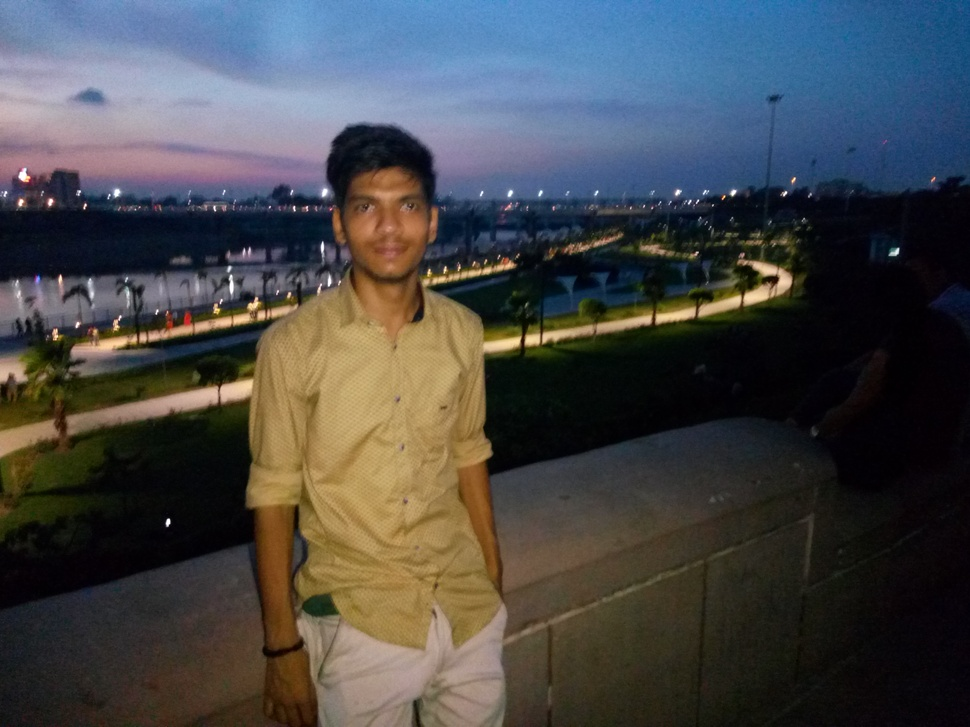
#> input picture f2.jpg, 970 x 727 px, shrunk from 4160 x 3120 before the run
$ python -i adjustingcontrast.py   (imports and definitions only)
#> lines starting #> are read from the running program, lines starting #| are printed output that depends on the picture
#> further down, picture is the input picture: shape (727, 970, 3); mean B, G, R 73.1, 71.8, 70.9
# -*- coding: utf-8 -*-
"""
Created on Mon Jun 17 10:49:03 2019

@author: Lenovo
"""

import cv2
import numpy
import functools
import operator

def adjustCONTRAST100(img):

    # CLAHE (Contrast Limited Adaptive Histogram Equalization)
    clahe = cv2.createCLAHE(clipLimit=100., tileGridSize=(8,8))

    lab = cv2.cvtColor(img, cv2.COLOR_BGR2LAB)  # convert from BGR to LAB color space
#> lab: shape (727, 970, 3); mean of channels 0, 1, 2 76.3, 130, 127.7
    l, a, b = cv2.split(lab)  # split on 3 different channels
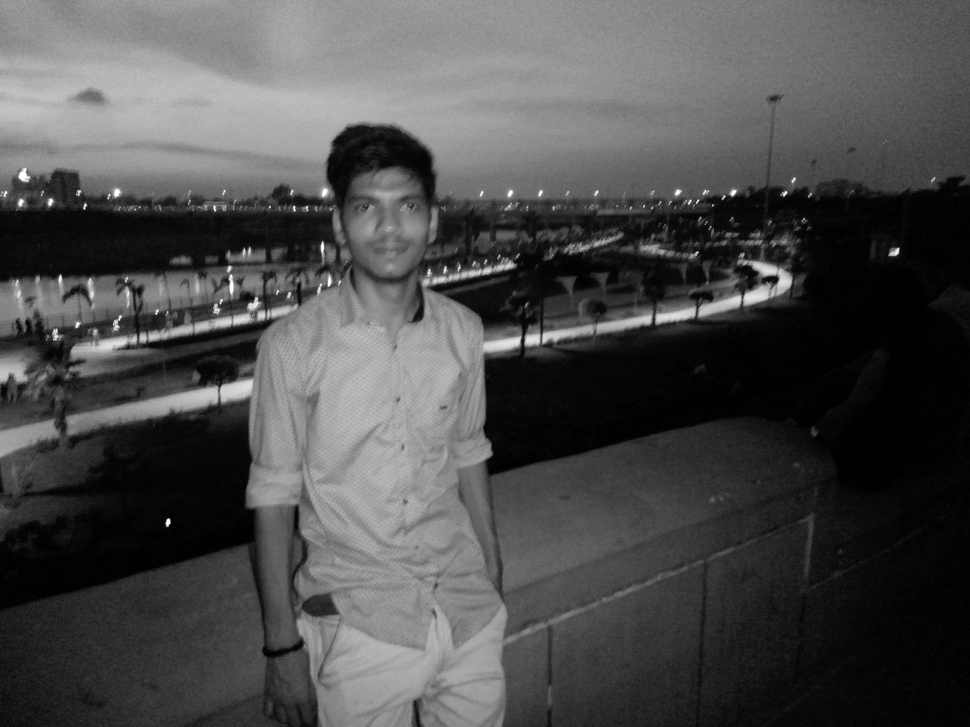
#> l: shape (727, 970); min 0, max 255, mean 76.3
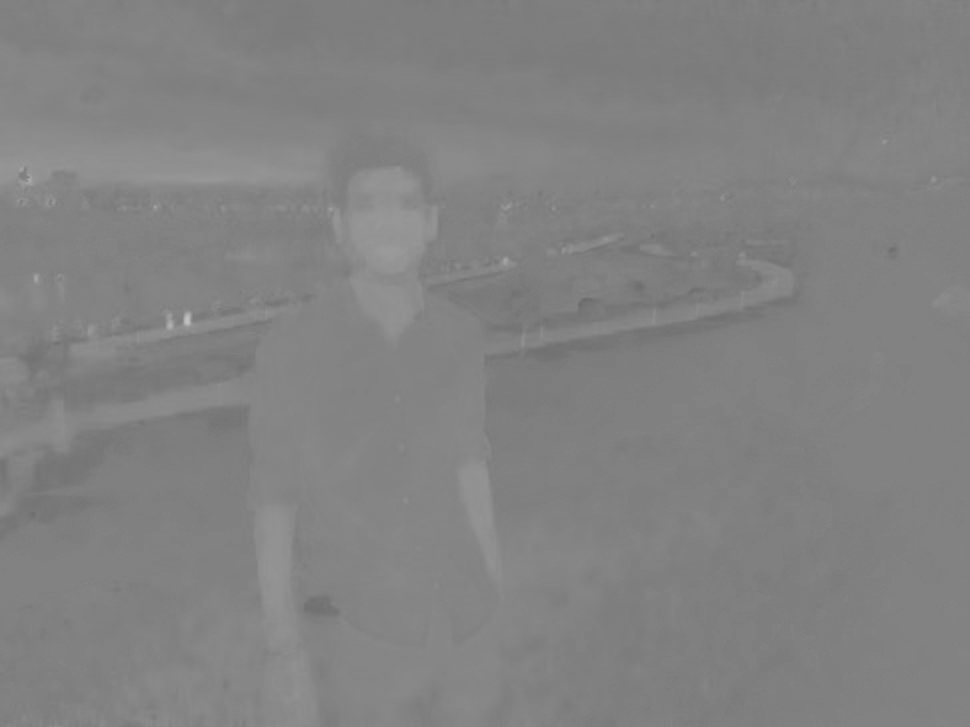
#> a: shape (727, 970); min 107, max 192, mean 130
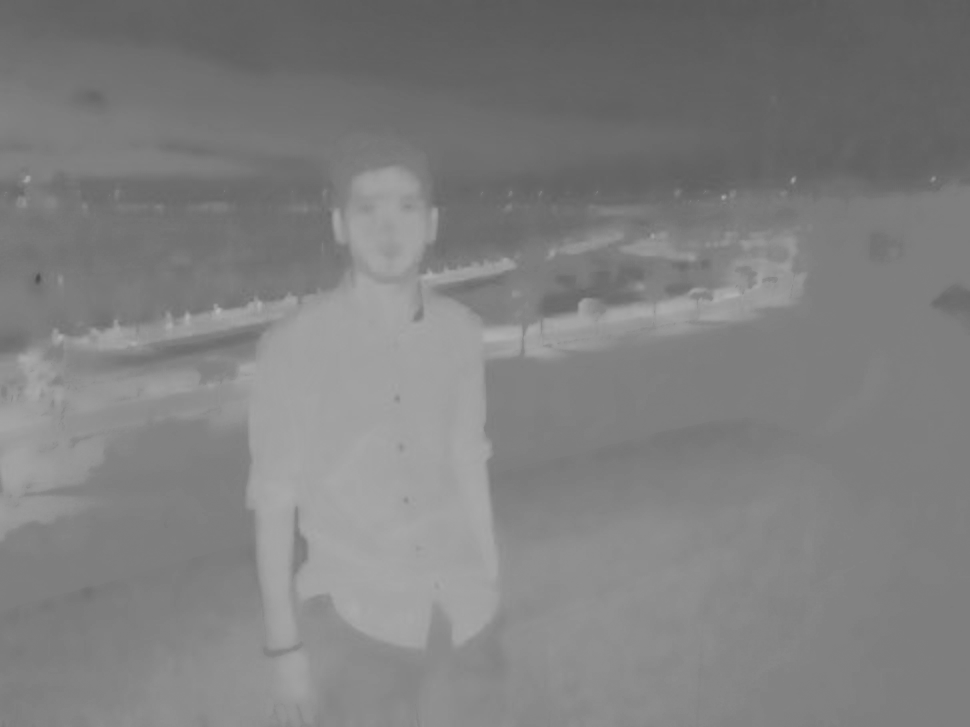
#> b: shape (727, 970); min 75, max 182, mean 127.7

    l2 = clahe.apply(l)  # apply CLAHE to the L-channel
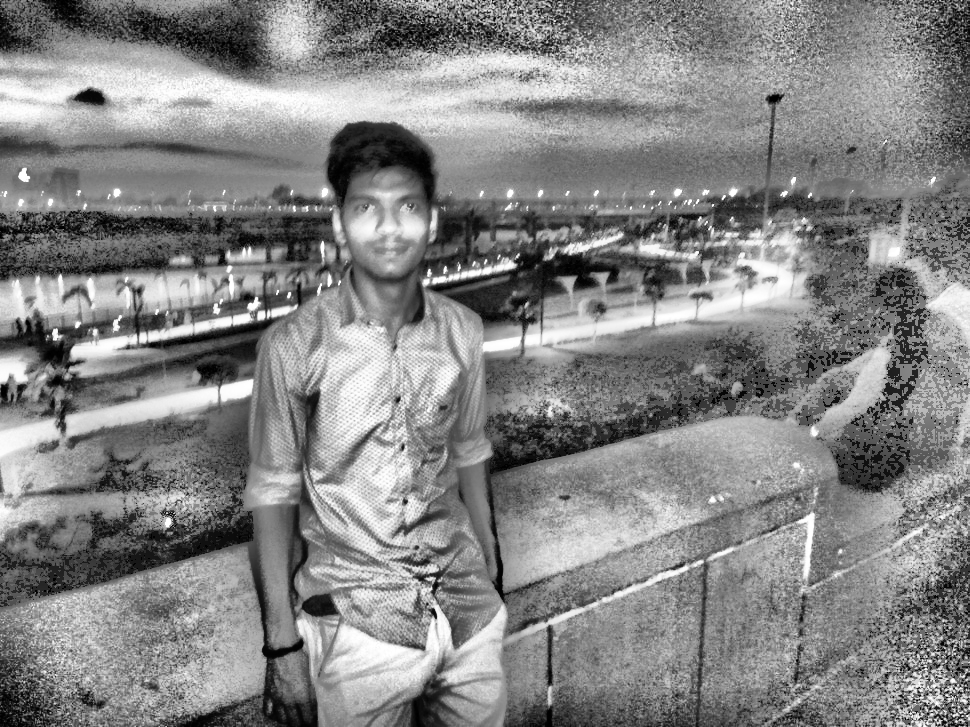
#> l2: shape (727, 970); min 0, max 255, mean 132.9

    lab = cv2.merge((l2,a,b))  # merge channels
#> lab: shape (727, 970, 3); mean of channels 0, 1, 2 132.9, 130, 127.7
    img2 = cv2.cvtColor(lab, cv2.COLOR_LAB2BGR)  # convert from LAB to BGR
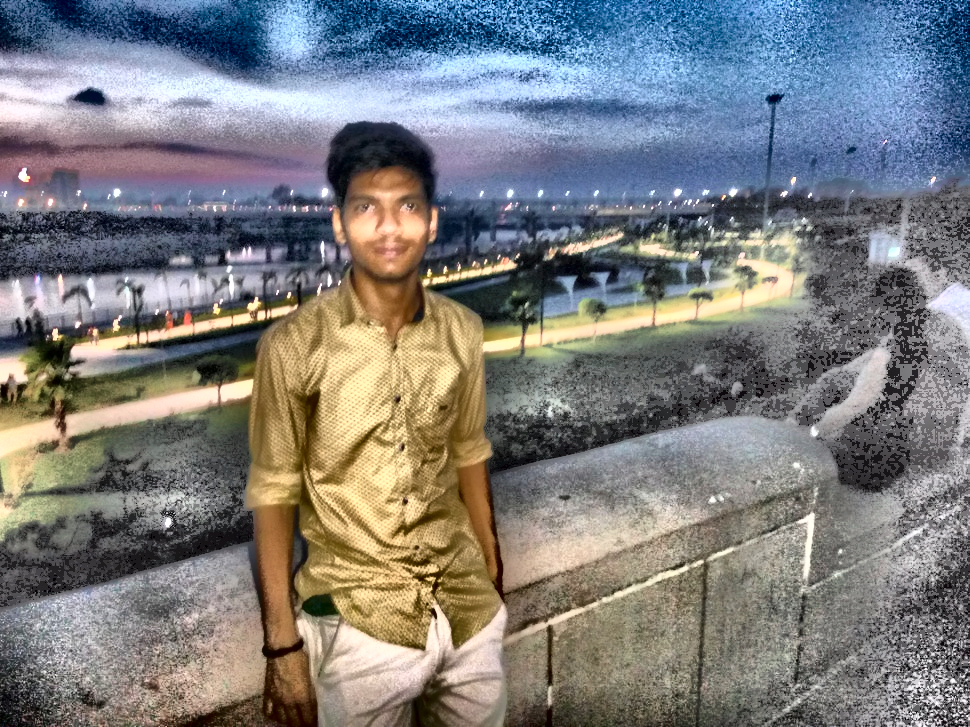
#> img2: shape (727, 970, 3); mean B, G, R 126.2, 125.6, 125.1
    fimg = numpy.reshape(a=img2,newshape=(functools.reduce(operator.mul, img2.shape)))
    return fimg

def adjustCONTRAST3(img):
    # CLAHE (Contrast Limited Adaptive Histogram Equalization)
    clahe = cv2.createCLAHE(clipLimit=3., tileGridSize=(8,8))

    lab = cv2.cvtColor(img, cv2.COLOR_BGR2LAB)  # convert from BGR to LAB color space
    l, a, b = cv2.split(lab)  # split on 3 different channels

    l2 = clahe.apply(l)  # apply CLAHE to the L-channel

    lab = cv2.merge((l2,a,b))  # merge channels
    img2 = cv2.cvtColor(lab, cv2.COLOR_LAB2BGR)  # convert from LAB to BGR
    fimg = numpy.reshape(a=img2,newshape=(functools.reduce(operator.mul, img2.shape)))
    return fimg

>>> import cv2
>>> picture = cv2.imread('f2.jpg')
>>> result = adjustCONTRAST100(picture)
